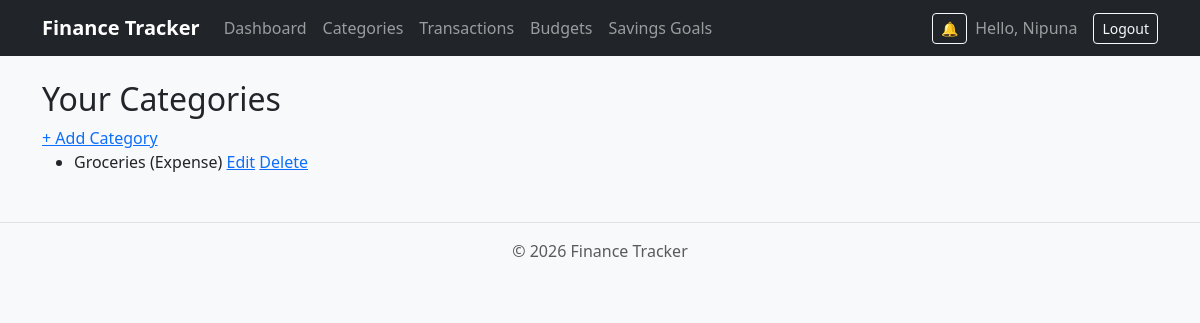
Page /categories/ (signed in) on the earlier database version.
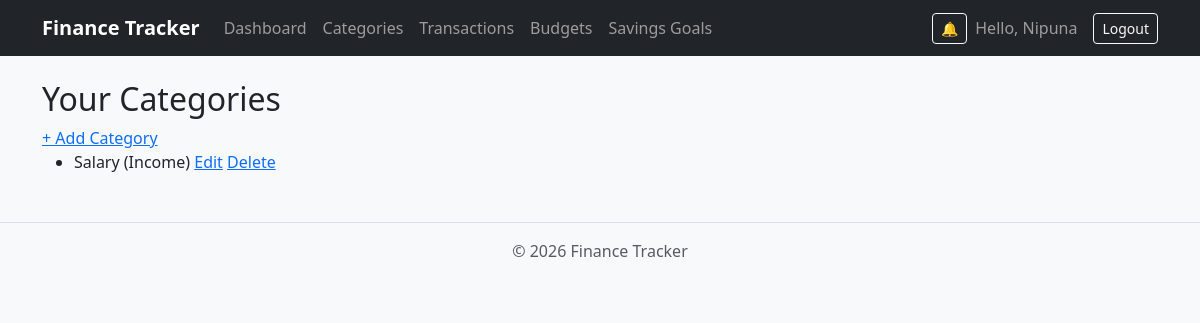
Same page on the later database version.
### tracker/models.py (models this page shows, shortened)
class Category(models.Model):
    CATEGORY_TYPES = [
        ('income', 'Income'),
        ('expense', 'Expense'),
    ]
    class Meta:
        verbose_name_plural = "Categories"
    user = models.ForeignKey(User, on_delete=models.CASCADE)
    name = models.CharField(max_length=100)
    category_type = models.CharField(max_length=20, choices=CATEGORY_TYPES)

### tracker/views.py (the view)
# urls.py: path('categories/', views.category_list, name='category_list'),
@login_required
def category_list(request):
    categories = Category.objects.filter(user=request.user)
    return render(request, 'tracker/category_list.html', {'categories': categories})

### tracker/context_processors.py (called while the page is built)
def unread_notifications(request):
    if request.user.is_authenticated:
        return {'unread_count': Notification.objects.filter(user=request.user, is_read=False).count()}
    return {}

### tracker/templates/tracker/category_list.html (shortened to what this page needs)
{% extends "tracker/base.html" %}
{% block content %}
<h2>Your Categories</h2>
<a href="{% url 'category_create' %}">+ Add Category</a>
<ul>
    {% for category in categories %}
        <li>
            {{ category.name }} ({{ category.get_category_type_display }})
            <a href="{% url 'category_update' category.pk %}">Edit</a>
            <a href="{% url 'category_delete' category.pk %}">Delete</a>
        </li>
    {% endfor %}
</ul>
{% endblock %}

Differences in the rows shown:
removed Category: name "Groceries", category_type "Expense"
added Category: name "Salary", category_type "Income"
